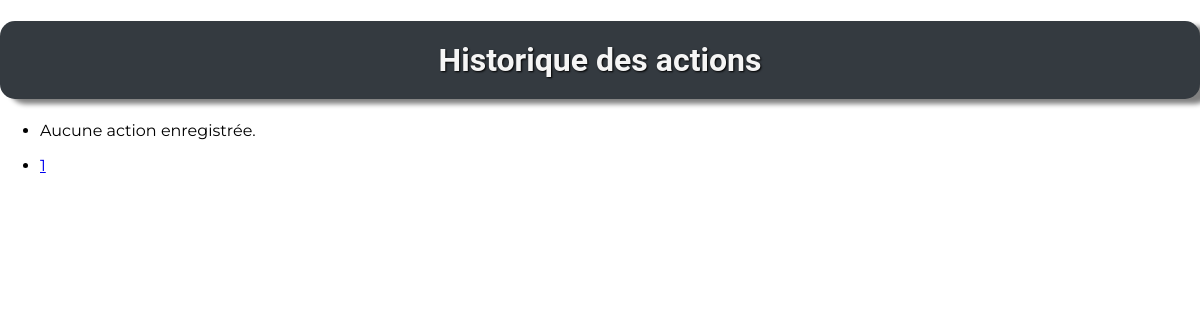
The page /user/action_logs/ (signed in) on the database as committed earlier.
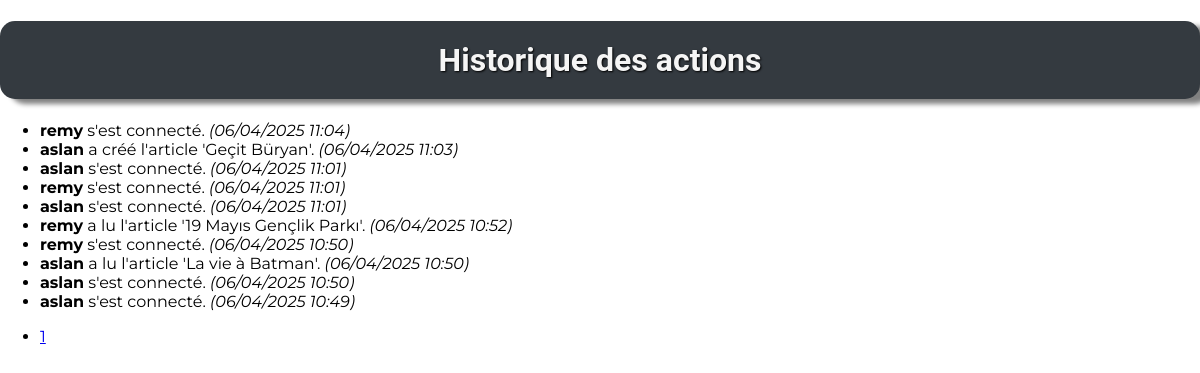
The same page on the database as committed later.
### user/models.py (models this page shows, shortened)
class UserActionLog(models.Model):
    user = models.ForeignKey(User, on_delete=models.CASCADE, related_name='action_logs')
    action = models.CharField(max_length=255)
    timestamp = models.DateTimeField(auto_now_add=True)

class User(AbstractUser):
    profile_picture = models.ImageField(
        upload_to='data/profile_pictures/',
        blank=True,
        null=True,
        help_text="Téléchargez une image de profil (formats acceptés : JPEG, PNG)."
    )
    groups = models.ManyToManyField(
        'auth.Group',
        related_name='custom_user_set',  # Nom unique pour éviter les conflits
        blank=True
    )
    user_permissions = models.ManyToManyField(
        'auth.Permission',
        related_name='custom_user_permissions_set',  # Nom unique pour éviter les conflits
        blank=True
    )
    XP_LEVEL_CHOICES = [
        ('simple', 'Simple'),
        ('intermediate', 'Intermédiaire'),  # Nouveau niveau ajouté
        ('complex', 'Complexe'),
        ('admin', 'Admin'),
    ]
    xp_level = models.CharField(
        max_length=15,  # Augmentez la longueur pour inclure "intermediate"
        choices=XP_LEVEL_CHOICES,
        default='simple',
        verbose_name="Niveau d'XP"
    )
    date_naissance = models.DateField(
        blank=True,
        null=True,
        help_text="Entrez votre date de naissance (format : DD-MM-YYYY)."
    )
    xp_points = models.IntegerField(default=0)
    login_count = models.IntegerField(default=0, help_text="Nombre de connexions de l'utilisateur.")
    class Meta:
        verbose_name = "Utilisateur"
        verbose_name_plural = "Utilisateurs"
        ordering = ['-date_joined']

### user/views.py (the view)
# urls.py: path('action_logs/', user_action_logs, name='action_logs'),
@staff_member_required
def user_action_logs(request):
    logs = UserActionLog.objects.select_related('user').order_by('-timestamp')
    paginator = Paginator(logs, 20)  # 20 logs par page
    page_number = request.GET.get('page')
    page_obj = paginator.get_page(page_number)
    return render(request, 'user/action_logs_no_nav.html', {'page_obj': page_obj})  # Utilise un template sans barre de navigation

### news/context_processors.py (called while the page is built)
def site_appearance(request):
    try:
        return {
            'site_appearance': SiteAppearance.get_current()
        }
    except (OperationalError, ProgrammingError):
        class DefaultAppearance:
            primary_color = '#1e2a47'
            font_family = 'Roboto, sans-serif'
            enable_animations = True
            site_title = 'StarCity'
            footer_text = '© 2025 CY_WEBSITE. Tous droits réservés.'
        return {
            'site_appearance': DefaultAppearance()
        }

### news/models.py (called while the page is built)
    @classmethod
    def get_current(cls):
        appearance, created = cls.objects.get_or_create(pk=1)
        return appearance

### user/templates/user/action_logs_no_nav.html (shortened to what this page needs)
{% load static %}
<!DOCTYPE html>
<html lang="fr">
<head>
    <link rel="stylesheet" href="{% static 'styles.css' %}">
</head>
<body>
    <div class="container mt-4">
        <h1>Historique des actions</h1>
        <ul class="list-group">
            {% for log in page_obj %}
                <li class="list-group-item">
                    <strong>{{ log.user.username }}</strong> {{ log.action }} <em>({{ log.timestamp|date:"d/m/Y H:i" }})</em>
                </li>
            {% empty %}
                <li class="list-group-item">Aucune action enregistrée.</li>
            {% endfor %}
        </ul>
        <div class="mt-3">
            <nav>
                <ul class="pagination">
                    {% for num in page_obj.paginator.page_range %}
                        <li class="page-item {% if page_obj.number == num %}active{% endif %}">
                            <a class="page-link" href="?page={{ num }}">{{ num }}</a>
                        </li>
                    {% endfor %}
                </ul>
            </nav>
        </div>
    </div>
</body>
</html>

Rows that differ between the two databases and show on the page:
added UserActionLog: user.username "remy", action "s'est connecté.", timestamp "06/04/2025 11:04"
added UserActionLog: user.username "aslan", action "a créé l'article 'Geçit Büryan'.", timestamp "06/04/2025 11:03"
added UserActionLog: user.username "aslan", action "s'est connecté.", timestamp "06/04/2025 11:01"
added UserActionLog: user.username "remy", action "s'est connecté.", timestamp "06/04/2025 11:01"
added UserActionLog: user.username "aslan", action "s'est connecté.", timestamp "06/04/2025 11:01"
added UserActionLog: user.username "remy", action "a lu l'article '19 Mayıs Gençlik Parkı'.", timestamp "06/04/2025 10:52"
added UserActionLog: user.username "remy", action "s'est connecté.", timestamp "06/04/2025 10:50"
added UserActionLog: user.username "aslan", action "a lu l'article 'La vie à Batman'.", timestamp "06/04/2025 10:50"
added UserActionLog: user.username "aslan", action "s'est connecté.", timestamp "06/04/2025 10:50"
added UserActionLog: user.username "aslan", action "s'est connecté.", timestamp "06/04/2025 10:49"
Other text that changed with them:
text no longer shown: "Aucune action enregistrée."
